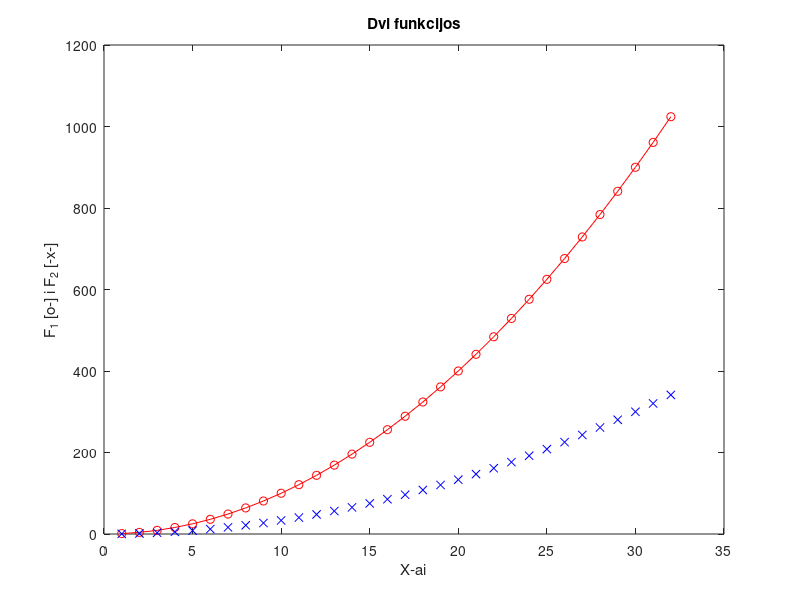

The MATLAB source for this figure:
% Name: Adersh 
% Surname: [vazhayil Binosh]
% Group: [EDIFu25\1]
% Date: 2026-09-11

%% MANDATORY TASK
% 1-6. Script initial setup
clear; clc; close all;

% 7. Code from Fig 1
x = 1:32;
y = x.^2;

figure;
plot(x, y, 'o-r', x, y/3, 'xb')
title('Dvi funkcijos')
xlabel('X-ai')
ylabel('F_1 [o-] i F_2 [-x-]')

%% COMPLEMENTARY TASK
% 1. Student ID Last Digit (Replace 5 with your actual last digit)
N = 4; 

% 2. Vector with step 0.5
v = (N+1):0.5:(N+4);

% 3. 3x3 Matrix A starting at N incrementing by 1
A = [N,   N+1, N+2; 
    N+3, N+4, N+5; 
    N+6, N+7, N+8];

% 4. Matrix element selections
sub_a = A(3, 2);              % Diagram a: bottom middle element
sub_b = A(2:3, 1:2);          % Diagram b: 2x2 bottom-left submatrix
sub_c = A([1, 3], [1, 3]);    % Diagram c: four corners

% 5. Concatenation (Modifying vector to match matrix dimension)
% Matrix A is 3x3, v has 7 elements. Take first 3 elements of v as column:
v_col = v(1:3)'; 
A_concatenated = [A, v_col];   % Concatenates into a 3x4 matrix
